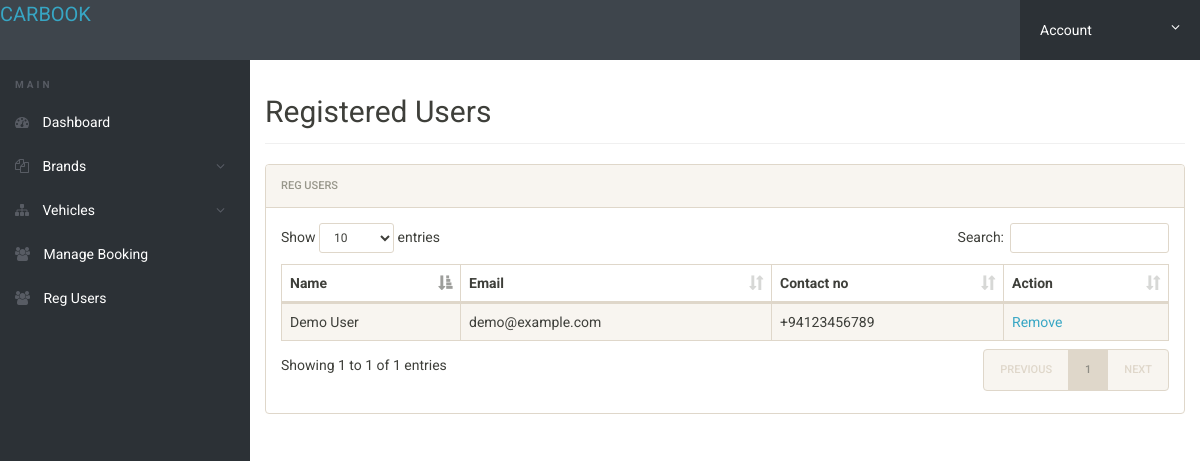
The app's page /admin/reg-users.php (signed in), older data.
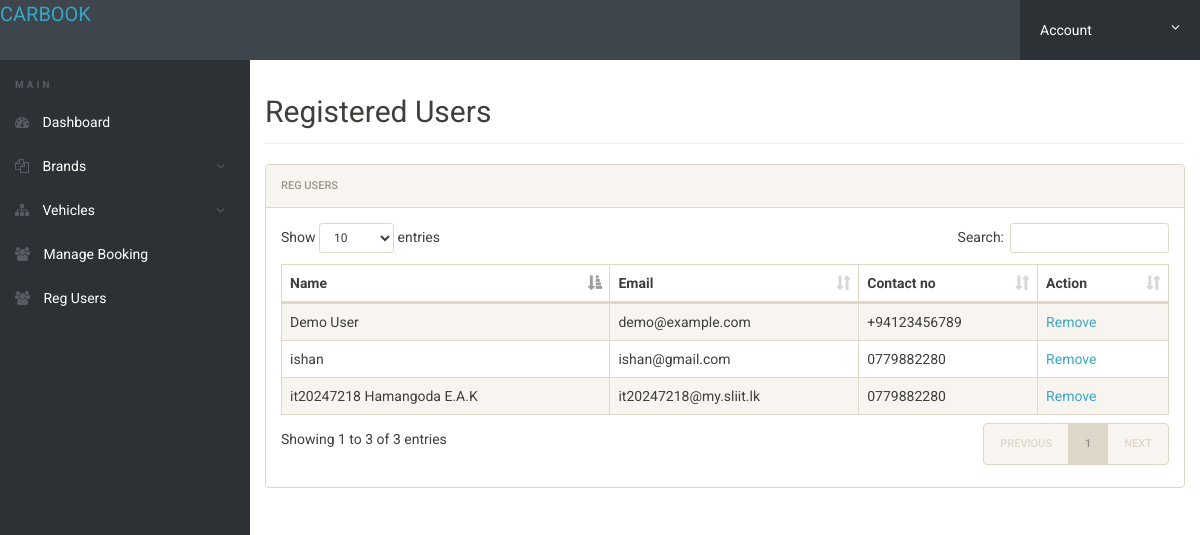
The same page, newer data.
### tables this page shows
CREATE TABLE `users` (
  `id` int NOT NULL AUTO_INCREMENT,
  `username` varchar(255) NOT NULL,
  `email` varchar(255) NOT NULL,
  `phone` varchar(20) DEFAULT '',
  `password` varchar(255) DEFAULT NULL,
  `oauth_provider` varchar(32) DEFAULT NULL,
  `oauth_subject` varchar(255) DEFAULT NULL,
  `created_at` timestamp NOT NULL DEFAULT CURRENT_TIMESTAMP,
  PRIMARY KEY (`id`),
  UNIQUE KEY `email_unique` (`email`),
  UNIQUE KEY `oauth_provider_subject` (`oauth_provider`,`oauth_subject`)
);

### admin/reg-users.php (the view, shortened to what this page needs)
<?php
include('includes/connection.inc.php');
 ?>
<!doctype html>
<html lang="en" class="no-js">
<head>
	<link rel="stylesheet" href="css/font-awesome.min.css">
	<link rel="stylesheet" href="css/bootstrap.min.css">
	<link rel="stylesheet" href="css/dataTables.bootstrap.min.css">
	<link rel="stylesheet" href="css/bootstrap-social.css">
	<link rel="stylesheet" href="css/bootstrap-select.css">
	<link rel="stylesheet" href="css/fileinput.min.css">
	<link rel="stylesheet" href="css/awesome-bootstrap-checkbox.css">
	<link rel="stylesheet" href="css/style.css">
</head>
<body>
	<?php include('includes/header.php');?>
	<div class="ts-main-content">
		<?php include('includes/leftbar.php');?>
		<div class="content-wrapper">
			<div class="container-fluid">
				<div class="row">
					<div class="col-md-12">
						<h2 class="page-title">Registered Users</h2>
						<div class="panel panel-default">
							<div class="panel-heading">Reg Users</div>
							<div class="panel-body">
								<table id="zctb" class="display table table-striped table-bordered table-hover" cellspacing="0" width="100%">
									<thead>
										<tr>
											<th> Name</th>
											<th>Email </th>
											<th>Contact no</th>
											<th>Action</th>
										</tr>
									</thead>
									<tbody>
<?php
	$sql="SELECT * FROM users";
	$res=mysqli_query($con,$sql);
	while($row=mysqli_fetch_assoc($res)){
?>
										<tr>
											<td><?php echo $row['username']?></td>
											<td><?php echo $row['email'];?></td>
											<td><?php echo $row['phone'];?></td>
									<td>
									<a href="reg-users.php?rid=<?php echo $row['id'];?>" onclick="return remove('Do you really want to Remove this User')"> Remove</a>
									</td>
										</tr>
										<?php }?>
									</tbody>
								</table>
							</div>
						</div>
					</div>
				</div>
			</div>
		</div>
	</div>
</body>
</html>

### admin/includes/header.php (shortened to what this page needs)
<div class="brand clearfix">
	<a href="dashboard.php" style="font-size: 20px;">CARBOOK</a>
		<ul class="ts-profile-nav">
			<li class="ts-account">
				<a href="#">Account <i class="fa fa-angle-down hidden-side"></i></a>
			</li>
		</ul>
	</div>

### admin/includes/leftbar.php (shortened to what this page needs)
	<nav class="ts-sidebar">
			<ul class="ts-sidebar-menu">
				<li class="ts-label">Main</li>
				<li><a href="dashboard.php"><i class="fa fa-dashboard"></i> Dashboard</a></li>
<li><a href="#"><i class="fa fa-files-o"></i> Brands</a>
</li>
<li><a href="#"><i class="fa fa-sitemap"></i> Vehicles</a>
				</li>
				<li><a href="manage-bookings.php"><i class="fa fa-users"></i> Manage Booking</a></li>
				<li><a href="reg-users.php"><i class="fa fa-users"></i> Reg Users</a></li>
			</ul>
		</nav>

### admin/css/style.css (style rules this page uses)
html { font-size: 14px; }
@media only screen and (min-width: 480px) { html { font-size: 17px; } }
@media only screen and (min-width: 768px) { html { font-size: 14px; } }
body { font-size: 1em; }
a { color: #37a6c4; }
.panel { overflow: hidden; }
ul, li { margin: 0; padding: 0; list-style: none; }
.page-title { padding-bottom: 15px; margin-bottom: 20px; border-bottom: 1px solid #f0f0f0; }
.brand { background: #3e454c; position: relative; z-index: 3; position: fixed; width: 100%; top: 0; }
.brand .ts-profile-nav { float: right; display: none; }
.brand .ts-profile-nav li { float: left; position: relative; }
.brand .ts-profile-nav li a { display: block; padding: 20px; color: #fff; }
.brand .ts-profile-nav .ts-account .fa-angle-down { float: right; }
.brand .ts-profile-nav .ts-account > a { width: 180px; background: #2c3136; }
@media only screen and (min-width: 992px) { .brand .ts-profile-nav { display: block; } }
.ts-sidebar { background: #2c3136; max-height: 0; transition: max-height 0.3s; overflow: hidden; position: fixed; z-index: 2; width: 100%; bottom: 0; top: 60px; overflow-y: auto; }
@media only screen and (min-width: 992px) { .ts-sidebar { max-height: 100%; bottom: 0; } }
.ts-sidebar-menu .ts-label { color: #585c64; font-weight: bold; padding: 8px 15px; text-transform: uppercase; font-size: 10px; letter-spacing: 3px; margin-top: 10px; }
.ts-sidebar-menu a { display: block; text-decoration: none; padding: 12px 15px; color: #fff; }
.ts-sidebar-menu li { position: relative; }
.ts-sidebar-menu li i { color: #585c64; margin-right: 10px; }
.ts-main-content .content-wrapper { padding-top: 15px; margin-top: 60px; }
@media only screen and (min-width: 992px) { .ts-main-content .ts-sidebar { width: 250px; float: left; } }
@media only screen and (min-width: 992px) { .ts-main-content .content-wrapper { margin-left: 250px; } }

Row changes from the older to the newer data that the page shows:
added users: username "ishan", email "ishan@gmail.com", phone "0779882280"
added users: username "it20247218 Hamangoda E.A.K", email "it20247218@my.sliit.lk", phone "0779882280"
Text that changed along with them:
text written by a page script: "Show entries Search: Showing 1 to 1 of 1 entries PREVIOUS 1 NEXT" → "Show entries Search: Showing 1 to 3 of 3 entries PREVIOUS 1 NEXT"
